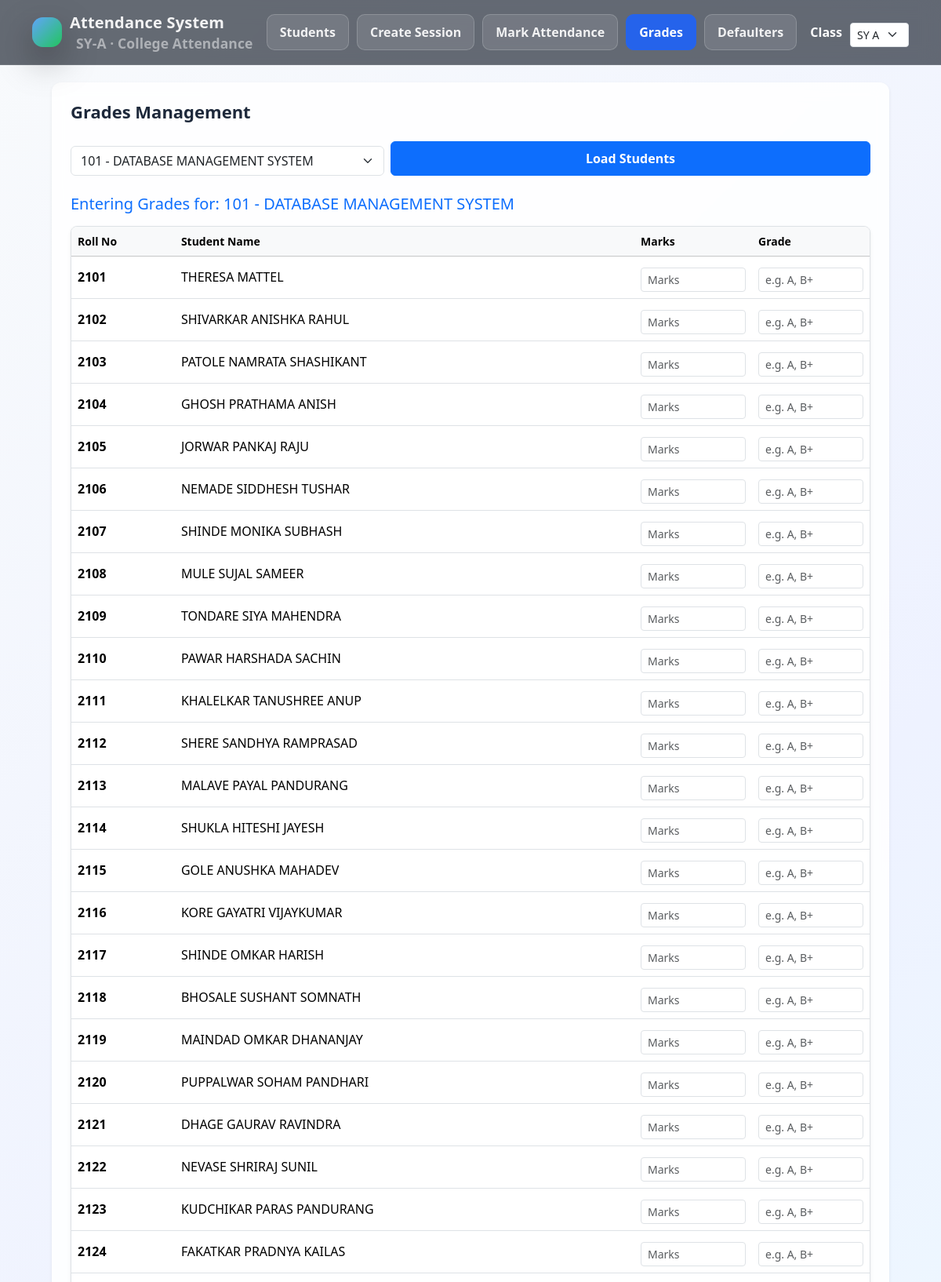
/grades?subject_id=1 (upper part), run on the app's committed database.
### tables this page shows
CREATE TABLE classes (
      class_id INTEGER PRIMARY KEY AUTOINCREMENT,
      year_name TEXT NOT NULL,
      division TEXT NOT NULL,
      academic_year TEXT NOT NULL,
      UNIQUE(year_name, division, academic_year)
    );

CREATE TABLE students (
      student_id INTEGER PRIMARY KEY AUTOINCREMENT,
      roll_no TEXT NOT NULL UNIQUE,
      full_name TEXT NOT NULL,
      email TEXT,
      class_id INTEGER NOT NULL,
      FOREIGN KEY (class_id) REFERENCES classes(class_id)
    );

### app.py (the view, shortened to what this page needs)
@app.route("/grades", methods=["GET", "POST"])
def grades():
    conn = get_conn()
    cur = conn.cursor()
    klass = get_selected_class(cur)
    if not klass:
        conn.close()
        return "No class found. Please insert a class row in classes table first."
    cur.execute(
        """
        SELECT s.subject_id, s.subject_code, s.subject_name
        FROM subjects s
        JOIN class_subjects cs ON cs.subject_id = s.subject_id
        WHERE cs.class_id = ?
        ORDER BY s.subject_code
        """,
        (klass["class_id"],),
    )
    subjects = cur.fetchall()
    selected_subject_id = request.args.get("subject_id", type=int)
    roster = []
    subject_label = None
    if selected_subject_id:
        chosen_subject = next((s for s in subjects if s["subject_id"] == selected_subject_id), None)
        if chosen_subject:
            subject_label = (
                f"Entering Grades for: {chosen_subject['subject_code']} - {chosen_subject['subject_name']}"
            )
        cur.execute(
            """
            SELECT s.student_id, s.roll_no, s.full_name, g.marks, g.grade
            FROM students s
            LEFT JOIN grades g ON s.student_id = g.student_id AND g.subject_id = ?
            WHERE s.class_id = ?
            ORDER BY s.roll_no
            """,
            (selected_subject_id, klass["class_id"]),
        )
        roster = cur.fetchall()
    conn.close()
    return render_template(
        "grades.html",
        subjects=subjects,
        selected_subject_id=selected_subject_id,
        roster=roster,
        subject_label=subject_label,
    )

### app.py (called while the page is built)
@app.before_request
def ensure_selected_class():
    selected_class_id = request.args.get("class_id", type=int)
    if selected_class_id:
        session["selected_class_id"] = selected_class_id

def get_selected_class(cur):
    selected_class_id = session.get("selected_class_id")
    klass = None
    if selected_class_id:
        cur.execute(
            "SELECT class_id, year_name, division, academic_year FROM classes WHERE class_id = ?",
            (selected_class_id,),
        )
        klass = cur.fetchone()
    if not klass:
        cur.execute(
            "SELECT class_id, year_name, division, academic_year FROM classes ORDER BY year_name, division, academic_year LIMIT 1"
        )
        klass = cur.fetchone()
        if klass:
            session["selected_class_id"] = klass["class_id"]
    return klass

@app.context_processor
def inject_class_info():
    conn = get_conn()
    cur = conn.cursor()
    cur.execute(
        "SELECT class_id, year_name, division, academic_year FROM classes ORDER BY year_name, division, academic_year"
    )
    classes = cur.fetchall()
    conn.close()
    selected_class_id = session.get("selected_class_id")
    selected_class = next(
        (c for c in classes if c["class_id"] == selected_class_id), None
    )
    if not selected_class and classes:
        selected_class = classes[0]
    return {"classes": classes, "selected_class": selected_class}

### db.py (called while the page is built)
def get_conn():
    db_path = os.path.join(os.path.dirname(__file__), "college_attendance.db")
    con = sqlite3.connect(db_path)
    con.row_factory = sqlite3.Row
    return con

### templates/grades.html (shortened to what this page needs)
{% extends "base.html" %}
{% block content %}
<div class="card p-4 shadow-sm border-0" style="border-radius:12px; background: rgba(255,255,255,0.85); backdrop-filter: blur(10px);">
    <h2 class="mb-4" style="font-weight:800; color:#1e293b;">Grades Management</h2>
    <form method="GET" action="{{ url_for('grades') }}" class="mb-4 d-flex flex-column flex-md-row gap-2">
        <select name="subject_id" class="form-select" style="max-width: 400px;">
            {% for sub in subjects %}
                <option value="{{ sub.subject_id }}"
                    {% if selected_subject_id == sub.subject_id %}selected{% endif %}>
                    {{ sub.subject_code }} - {{ sub.subject_name }}
                </option>
            {% endfor %}
        </select>
        <button type="submit" class="btn btn-primary px-4 fw-bold w-100">Load Students</button>
    </form>
    {% if selected_subject_id %}
        {% if subject_label %}
            <h5 class="text-primary mb-3">{{ subject_label }}</h5>
        {% endif %}
        <form method="POST" action="{{ url_for('grades') }}">
            <div class="table-responsive bg-white rounded-3 shadow-sm mb-4 border">
                <table class="table table-hover align-middle mb-0">
                    <thead class="table-light">
                        <tr>
                            <th>Roll No</th>
                            <th>Student Name</th>
                            <th style="width: 150px;">Marks</th>
                            <th style="width: 150px;">Grade</th>
                        </tr>
                    </thead>
                    <tbody>
                        {% for st in roster %}
                            <tr>
                                <td class="fw-bold">{{ st.roll_no }}</td>
                                <td>{{ st.full_name }}</td>
                                <td>
                                    <input type="number" step="0.01" name="marks_{{ st.student_id }}"
                                           class="form-control form-control-sm"
                                           value="{{ st.marks if st.marks != None else '' }}"
                                           placeholder="Marks">
                                </td>
                                <td>
                                    <input type="text" name="grade_{{ st.student_id }}"
                                           class="form-control form-control-sm"
                                           value="{{ st.grade if st.grade != None else '' }}"
                                           placeholder="e.g. A, B+">
                                </td>
                            </tr>
                        {% else %}
                            <tr>
                                <td colspan="4" class="text-center text-muted">No students found.</td>
                            </tr>
                        {% endfor %}
                    </tbody>
                </table>
            </div>
        </form>
    {% endif %}
</div>
{% endblock %}

### templates/base.html (shortened to what this page needs)
<!doctype html>
<html lang="en">
  <head>
    <link href="https://cdn.jsdelivr.net/npm/bootstrap@5.3.3/dist/css/bootstrap.min.css" rel="stylesheet" />
    <link rel="stylesheet" href="{{ url_for('static', filename='css/style.css') }}" />
  </head>
  <body>
    <nav class="topnav">
      <div class="nav-inner">
        <a class="brand" href="/">
          <span class="brand-badge"></span>
          <div>
            Attendance System
            <small>{{ selected_class.year_name }}-{{ selected_class.division }} · College Attendance</small>
          </div>
        </a>
        <div class="nav-actions">
          <a href="/students" class="pill {% if request.path == '/students' %}active{% endif %}">Students</a>
          <a href="/create-session" class="pill {% if request.path == '/create-session' %}active{% endif %}">Create Session</a>
          <a href="/mark-attendance" class="pill {% if request.path == '/mark-attendance' %}active{% endif %}">Mark Attendance</a>
          <a href="/grades" class="pill {% if request.path == '/grades' %}active{% endif %}">Grades</a>
          <a href="/defaulters" class="pill {% if request.path == '/defaulters' %}active{% endif %}">Defaulters</a>
        </div>
        <form method="get" class="d-flex align-items-center" style="gap: 10px;">
          <label class="mb-0 text-white" style="font-weight:700;">Class</label>
          <select name="class_id" class="form-select form-select-sm" onchange="this.form.submit()">
            {% for c in classes %}
              <option value="{{ c.class_id }}" {% if selected_class and selected_class.class_id == c.class_id %}selected{% endif %}>
                {{ c.year_name }} {{ c.division }}
              </option>
            {% endfor %}
          </select>
        </form>
      </div>
    </nav>
    <div class="page-wrap">
      {% block content %}{% endblock %}
    </div>
  </body>
</html>

### static/css/style.css (style rules this page uses)
body { margin: 0; font-family: "Segoe UI", system-ui, -apple-system, sans-serif; background: linear-gradient(180deg, #eef2f7 0%, #f8fafc 100%); color: #1f2937; }
.brand { color: #ffffff; font-size: 20px; font-weight: 700; }
.brand small { font-weight: 400; opacity: 0.7; margin-left: 8px; }
.page-wrap { max-width: 1100px; margin: 40px auto; padding: 0 20px; }
.card { background: #fdfefe; border-radius: 14px; padding: 24px; margin-bottom: 24px; border: 1px solid #e5e7eb; }
.card h2 { margin-top: 0; font-size: 22px; font-weight: 700; }
input, select { width: 100%; padding: 10px 12px; margin-top: 6px; border-radius: 8px; border: 1px solid #cbd5f5; }
button { background: #2563eb; color: white; border: none; padding: 10px 18px; border-radius: 10px; font-weight: 600; cursor: pointer; }
table { width: 100%; border-collapse: collapse; }
th { text-align: left; font-size: 14px; color: #64748b; padding-bottom: 8px; }
td { padding: 10px 0; border-top: 1px solid #e5e7eb; }
.w-100 { width:100%; }

### templates/base.html (style rules this page uses)
:root { --text: rgba(255,255,255,0.92); --muted: rgba(255,255,255,0.68); }
body { background: linear-gradient( 135deg, #f8fafc 0%, #eef2ff 35%, #ecfeff 70%, #f0fdf4 100% ); min-height: 100vh; color: #0f172a; }
.topnav { position: sticky; top: 0; z-index: 100; background: rgba(10,18,32,0.62); backdrop-filter: blur(12px); border-bottom: 1px solid rgba(255,255,255,0.10); }
.nav-inner { max-width: 1150px; margin: 0 auto; padding: 14px 16px; display:flex; align-items:center; justify-content:space-between; gap: 12px; }
.brand { display:flex; align-items:center; gap: 10px; font-weight: 900; letter-spacing: 0.2px; color: var(--text); text-decoration: none; }
.brand-badge { width: 38px; height: 38px; border-radius: 14px; background: linear-gradient(135deg, #60a5fa 0%, #22c55e 100%); box-shadow: 0 18px 45px rgba(0,0,0,0.35); }
.brand small { display:block; margin-top: -2px; font-weight: 700; color: var(--muted); letter-spacing: 0.1px; }
.nav-actions { display:flex; gap: 10px; flex-wrap: wrap; justify-content: flex-end; }
.pill { padding: 10px 16px; border-radius: 10px; border: 1px solid rgba(255,255,255,0.18); background: rgba(255,255,255,0.10); color: rgba(255,255,255,0.90); font-weight: 600; text-decoration: none; }
.pill.active { background: #2563eb; color: white; border-color: #2563eb; }
.page-wrap { max-width: 1100px; margin: 0 auto; padding: 22px 16px; }

### data on the page
classes: year_name "SY", division "A"
students: roll_no "2101", full_name "THERESA MATTEL"
students: roll_no "2102", full_name "SHIVARKAR ANISHKA RAHUL"
students: roll_no "2103", full_name "PATOLE NAMRATA SHASHIKANT"
students: roll_no "2104", full_name "GHOSH PRATHAMA ANISH"
students: roll_no "2105", full_name "JORWAR PANKAJ RAJU"
students: roll_no "2106", full_name "NEMADE SIDDHESH TUSHAR"
students: roll_no "2107", full_name "SHINDE MONIKA SUBHASH"
students: roll_no "2108", full_name "MULE SUJAL SAMEER"
students: roll_no "2109", full_name "TONDARE SIYA MAHENDRA"
students: roll_no "2110", full_name "PAWAR HARSHADA SACHIN"
students: roll_no "2111", full_name "KHALELKAR TANUSHREE ANUP"
students: roll_no "2112", full_name "SHERE SANDHYA RAMPRASAD"
students: roll_no "2113", full_name "MALAVE PAYAL PANDURANG"
students: roll_no "2114", full_name "SHUKLA HITESHI JAYESH"
students: roll_no "2115", full_name "GOLE ANUSHKA MAHADEV"
students: roll_no "2116", full_name "KORE GAYATRI VIJAYKUMAR"
students: roll_no "2117", full_name "SHINDE OMKAR HARISH"
students: roll_no "2118", full_name "BHOSALE SUSHANT SOMNATH"
students: roll_no "2119", full_name "MAINDAD OMKAR DHANANJAY"
students: roll_no "2120", full_name "PUPPALWAR SOHAM PANDHARI"
students: roll_no "2121", full_name "DHAGE GAURAV RAVINDRA"
students: roll_no "2122", full_name "NEVASE SHRIRAJ SUNIL"
students: roll_no "2123", full_name "KUDCHIKAR PARAS PANDURANG"
students: roll_no "2124", full_name "FAKATKAR PRADNYA KAILAS"

### other printed values
{{ subject_label }} "Entering Grades for: 101 - DATABASE MANAGEMENT SYSTEM"
form field class_id "SY A"
form field subject_id "101 - DATABASE MANAGEMENT SYSTEM"
